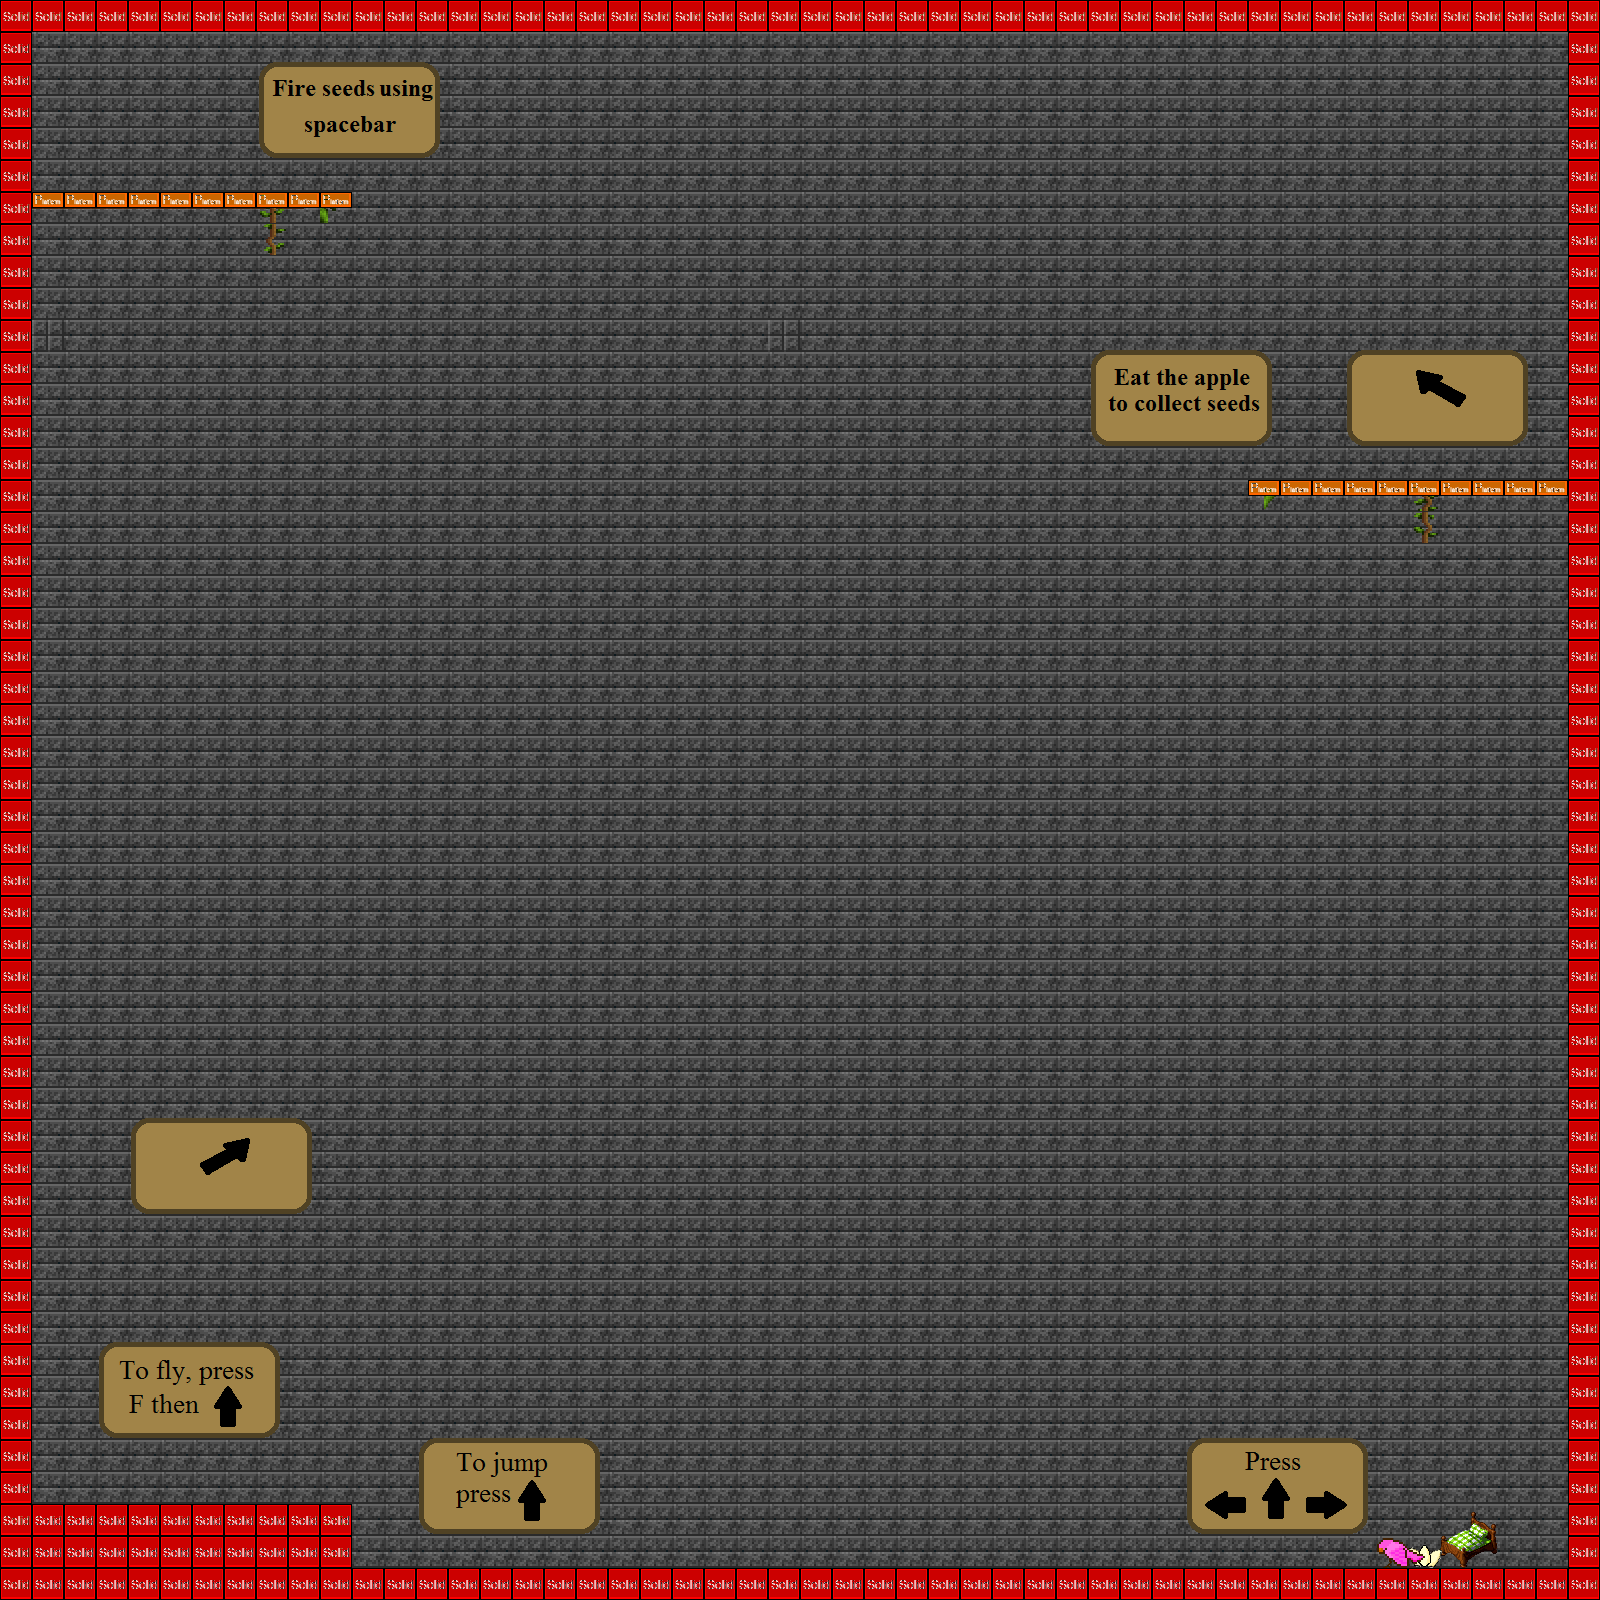

The image is a tile-based game level rendered from a .tmx file. Its description and source (layers, tilesets, objects; grid data summarised) follow:
An orthogonal 50x50 tile map with 32x32 px tiles, 7 tile layers (absolute_back, background, background2, background3, ...), 15 tilesets and 10 objects (5x breakableIceEntity, teleporter, healthEntity, appleEntity, mainPlayer, ...).

<map version="1.0" orientation="orthogonal" width="50" height="50" tilewidth="32" tileheight="32">
 <tileset firstgid="1" name="bed1" tilewidth="57" tileheight="56">
  <image source="kev/tiles/bed1.gif" width="57" height="56" />
 </tileset>
 <tileset firstgid="2" name="blocks1" tilewidth="32" tileheight="32" spacing="2" margin="2">
  <image source="kev/tiles/blocks1.png" trans="000000" width="640" height="376" />
 </tileset>
 <tileset firstgid="200" name="icecube" tilewidth="34" tileheight="43">
  <image source="kev/tiles/icecube.gif" width="34" height="43" />
 </tileset>
 <tileset firstgid="201" name="wife_left_50px" tilewidth="50" tileheight="30">
  <image source="kev/main_character/wife_left_50px.png" width="100" height="30" />
 </tileset>
 <tileset firstgid="203" name="loads_eggs" tilewidth="34" tileheight="23">
  <image source="kev/main_character/loads_eggs.png" width="34" height="23" />
 </tileset>
 <tileset firstgid="204" name="all" tilewidth="32" tileheight="32">
  <image source="kev/berries/all.png" width="128" height="32" />
 </tileset>
 <tileset firstgid="208" name="blocks2" tilewidth="32" tileheight="32" spacing="2" margin="2">
  <image source="kev/tiles/blocks2.png" trans="000000" width="640" height="376" />
 </tileset>
 <tileset firstgid="406" name="sign1" tilewidth="188" tileheight="100">
  <image source="kev/tiles/sign1.png" width="188" height="100" />
 </tileset>
 <tileset firstgid="407" name="sign2" tilewidth="188" tileheight="100">
  <image source="kev/tiles/sign2.png" trans="ffffff" width="188" height="100" />
 </tileset>
 <tileset firstgid="408" name="sign3" tilewidth="188" tileheight="100">
  <image source="kev/tiles/sign3.png" trans="ffffff" width="188" height="100" />
 </tileset>
 <tileset firstgid="409" name="sign4" tilewidth="188" tileheight="100">
  <image source="kev/tiles/sign4.png" trans="ffffff" width="188" height="100" />
 </tileset>
 <tileset firstgid="410" name="sign5" tilewidth="188" tileheight="100">
  <image source="kev/tiles/sign5.png" trans="ffffff" width="188" height="100" />
 </tileset>
 <tileset firstgid="411" name="sign6" tilewidth="188" tileheight="100">
  <image source="kev/tiles/sign6.png" trans="ffffff" width="188" height="100" />
 </tileset>
 <tileset firstgid="412" name="sign7" tilewidth="188" tileheight="100">
  <image source="kev/tiles/sign7.png" trans="ffffff" width="188" height="100" />
 </tileset>
 <tileset firstgid="413" name="metatiles32x32" tilewidth="32" tileheight="32">
  <image source="kev/tiles/metatiles32x32.png" trans="ffffff" width="192" height="32" />
  <tile id="0">
   <properties>
    <property name="type" value="solid" />
   </properties>
  </tile>
  <tile id="1">
   <properties>
    <property name="type" value="platform" />
   </properties>
  </tile>
  <tile id="2">
   <properties>
    <property name="type" value="lslope" />
   </properties>
  </tile>
  <tile id="3">
   <properties>
    <property name="type" value="rslope" />
   </properties>
  </tile>
  <tile id="4">
   <properties>
    <property name="type" value="ladder" />
   </properties>
  </tile>
  <tile id="5">
   <properties>
    <property name="type" value="breakable" />
   </properties>
  </tile>
 </tileset>
 <layer name="absolute_back" width="50" height="50">
  <data>[2500 cells, 2500 non-empty, 3 distinct tile ids]</data>
 </layer>
 <layer name="background" width="50" height="50">
  <data>[2500 cells, 225 non-empty, 11 distinct tile ids]</data>
 </layer>
 <layer name="background2" width="50" height="50">
  <data>[2500 cells, 9 non-empty, 7 distinct tile ids]</data>
 </layer>
 <layer name="background3" width="50" height="50">
  <data>[2500 cells, 8 non-empty, 8 distinct tile ids]</data>
 </layer>
 <objectgroup name="teleportEntity" width="50" height="50">
  <object name="teleporter" x="1511" y="1523" width="37" height="35">
   <properties>
    <property name="endX" value="150" />
    <property name="endY" value="20" />
    <property name="image" value="teleporter" />
    <property name="spritewidth" value="30" />
   </properties>
  </object>
 </objectgroup>
 <objectgroup name="health" width="50" height="50">
  <object name="healthEntity" x="1083" y="1518" width="47" height="39">
   <properties>
    <property name="image" value="healthIcon" />
    <property name="spriteheight" value="20" />
   </properties>
  </object>
  <object name="appleEntity" x="1018" y="1509" width="47" height="39">
   <properties>
    <property name="image" value="apple" />
    <property name="spriteheight" value="20" />
   </properties>
  </object>
 </objectgroup>
 <objectgroup name="Entities" width="50" height="50">
  <object name="mainPlayer" x="1213" y="1465" width="129" height="72">
   <properties>
    <property name="image" value="gripe_run_right" />
    <property name="spritewidth" value="50" />
   </properties>
  </object>
  <object name="breakableIceEntity" x="128" y="32" width="32" height="32">
   <properties>
    <property name="image" value="icecube" />
    <property name="spritewidth" value="32" />
   </properties>
  </object>
  <object name="breakableIceEntity" x="128" y="64" width="32" height="32">
   <properties>
    <property name="image" value="icecube" />
    <property name="spritewidth" value="32" />
   </properties>
  </object>
  <object name="breakableIceEntity" x="128" y="96" width="32" height="32">
   <properties>
    <property name="image" value="icecube" />
    <property name="spritewidth" value="32" />
   </properties>
  </object>
  <object name="breakableIceEntity" x="128" y="128" width="32" height="32">
   <properties>
    <property name="image" value="icecube" />
    <property name="spritewidth" value="32" />
   </properties>
  </object>
  <object name="breakableIceEntity" x="128" y="160" width="32" height="32">
   <properties>
    <property name="image" value="icecube" />
    <property name="spritewidth" value="32" />
   </properties>
  </object>
  <object name="storyEntity" x="32" y="128" width="64" height="64">
   <properties>
    <property name="s" value="level02" />
   </properties>
  </object>
 </objectgroup>
 <layer name="Foreground" width="50" height="50">
  <data>[2500 cells, 0 non-empty, 0 distinct tile ids]</data>
 </layer>
 <layer name="berries" width="50" height="50">
  <data>[2500 cells, 0 non-empty, 0 distinct tile ids]</data>
 </layer>
 <layer name="collision" width="50" height="50">
  <data>[2500 cells, 236 non-empty, 2 distinct tile ids]</data>
 </layer>
</map>
